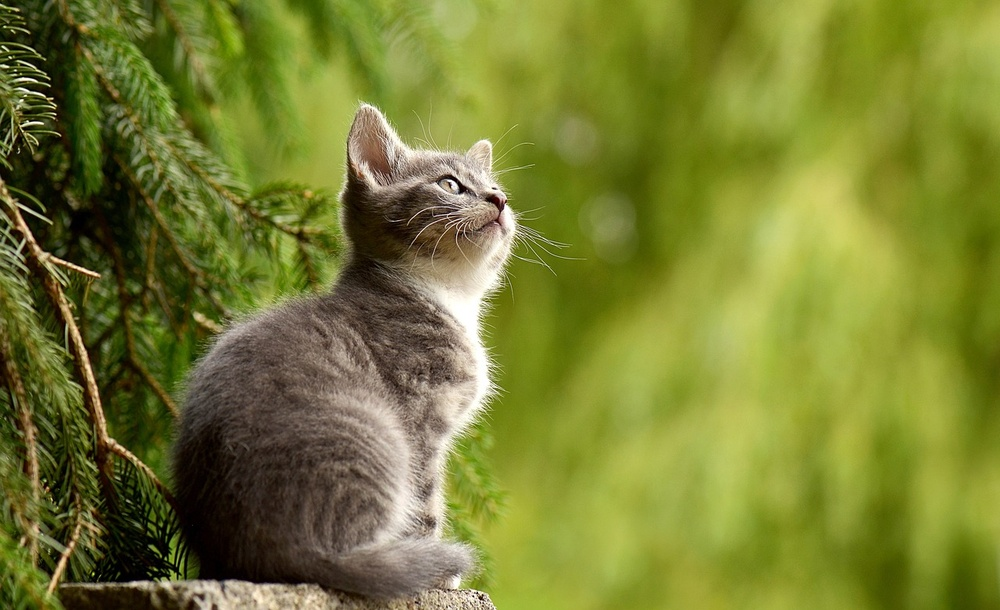
#> input picture kucing.jpg, 1000 x 610 px, shrunk from 1280 x 781 before the run
$ python 'Latihan 2.py'
#> lines starting #> are read from the running program, lines starting #| are printed output that depends on the picture
import cv2
import numpy as np
from matplotlib import pyplot as plt
img = cv2.imread('kucing.jpg')
#> img is the input picture: shape (610, 1000, 3); mean B, G, R 49.8, 125.8, 119.2
ax = plt.hist(img.ravel(), bins= 256)
plt.show()
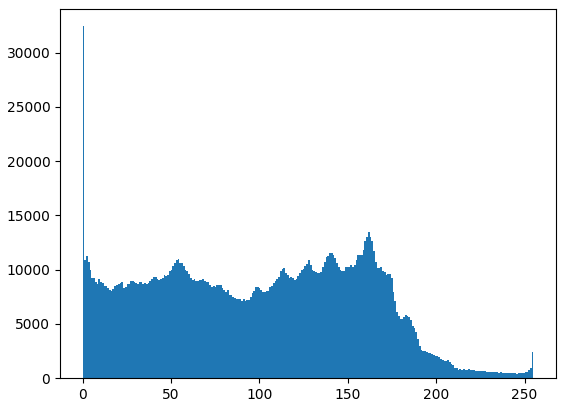
#> figure drawn by matplotlib, 1 panel; tallest bar 32423 high, from x = 0 to 0.996
